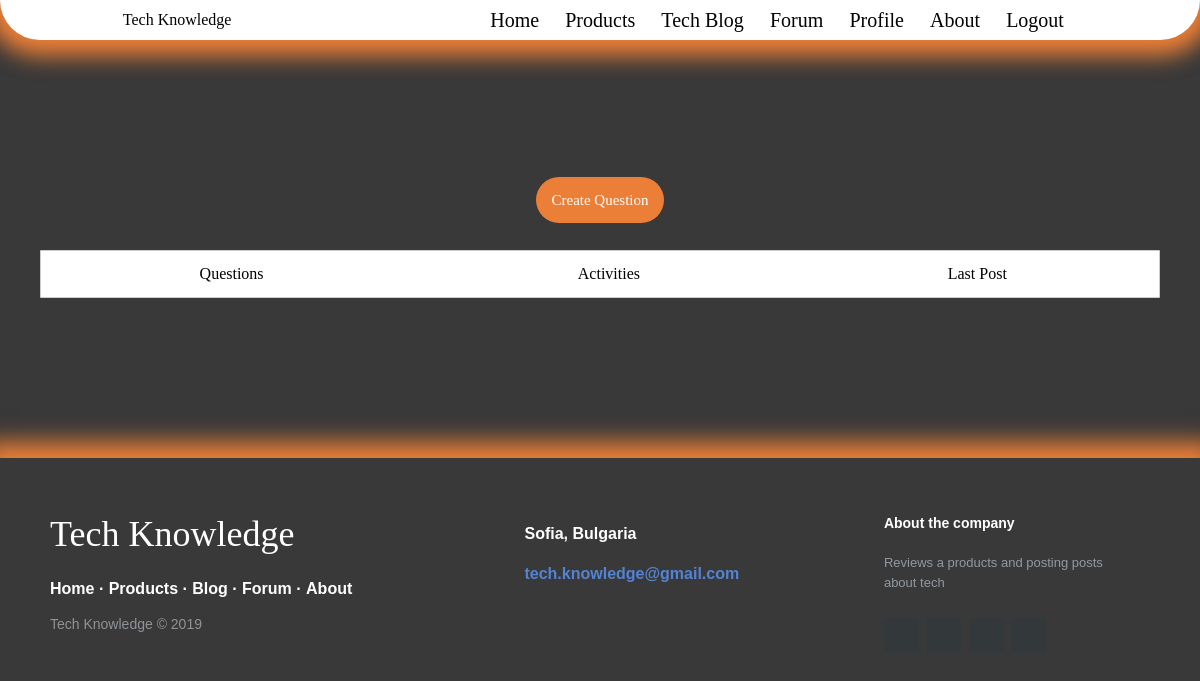
Page /forum/ (signed in) on the earlier database version.
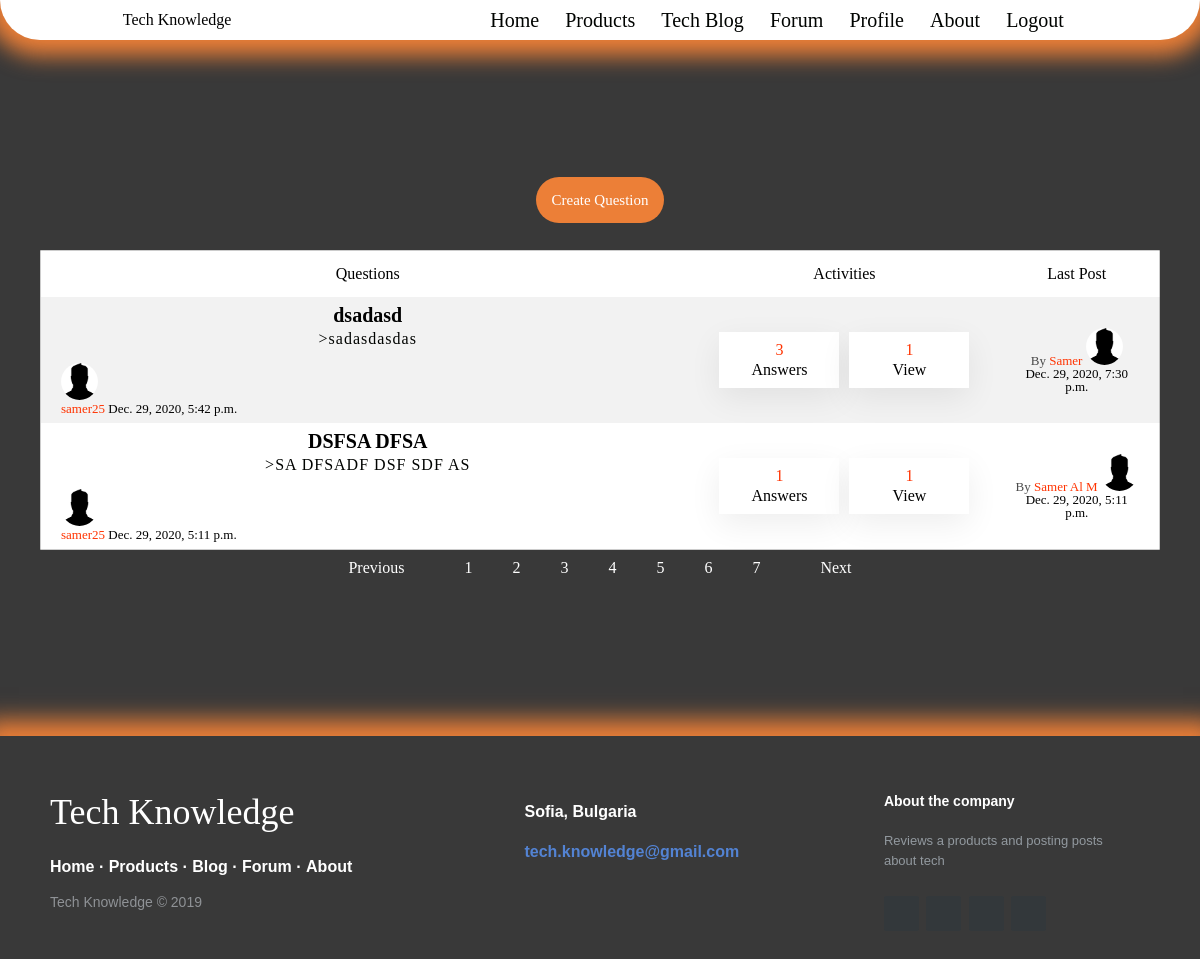
Same page on the later database version.
### forum_app/models.py (models this page shows, shortened)
class Forum(models.Model):
    user = models.ForeignKey(User, on_delete=models.CASCADE)
    title = models.CharField(max_length=100)
    slug = models.SlugField(unique=True)
    desc = models.TextField()
    views_count = models.ManyToManyField(User, related_name='views')
    created_at = models.DateTimeField(auto_now_add=True)

class Comment(models.Model):
    user = models.ForeignKey(User, on_delete=models.CASCADE)
    forum = models.ForeignKey(Forum, on_delete=models.CASCADE)
    desc = models.TextField()
    likes = models.ManyToManyField(User, related_name='like')
    dislikes = models.ManyToManyField(User, related_name='dislike')
    created_at = models.DateTimeField(auto_now_add=True)

### users/models.py (models this page shows)
class ProfileUser(models.Model):
    name = models.CharField(max_length=10, blank=True)
    profile_pic = models.ImageField(upload_to='profile_img', default='default.png', blank=True)
    bio = models.TextField(blank=True, )
    user = models.OneToOneField(User, on_delete=models.CASCADE, related_name='profile')

### forum_app/views.py (the view)
# urls.py: path('', ForumListView.as_view(), name='forum'),
@method_decorator(login_required, name='dispatch')
class ForumListView(ListView):
    model = Forum
    queryset = Forum.objects.order_by('-created_at')
    paginate_by = 2
    template_name = 'forums/forum.html'
    context_object_name = 'forum'

### templates/forums/forum.html (shortened to what this page needs)
{% extends 'common/site.html' %}
{% load static %}
{% block style %}
    <link rel="stylesheet" type="text/css" href="{% static 'css/forum.css' %}">
{% endblock %}
{% block site_content %}
    <div class="content">
        <br>
        <div style="text-align-last: center;">
            <a class="button" href="{% url 'forum-add' %}">Create Question</a>
        </div>
        <br>
        <br>
        <table class="table table-striped table-bordered table-hover table-condensed cols-3 custom_table">
            <thead>
            <tr>
                <th scope="col">Questions</th>
                <th scope="col">Activities</th>
                <th scope="col">Last Post</th>
            </tr>
            </thead>
            <tbody>
            {% for forums in forum %}
                <tr>
                    <td>
                        <a href="{% url 'forum-detail' forums.slug %}">{{ forums.title }}</a>
                        <p class="desc">>{{ forums.desc|safe|truncatewords:5 }}</p>
                        <br>
                        <small style="text-align: left;">
                            <a href="{% url 'profile' forums.user.profile.id %}"><img
                                    class="profile-min-pic" src="{{ forums.user.profile.profile_pic.url }}" alt="">
                            </a>
                            <br>
                            <a href="{% url 'profile' forums.user.profile.id %}">{{ forums.user }}</a>
                            <span class="time_ago">{{ forums.created_at }}</span></small>
                    </td>
                    <td>
                        <ul class="activity_outer">
                            <li><strong>{{ forums.comment_set.count }}</strong><span>Answers</span></li>
                            <li><strong>{{ forums.views_count.count }}</strong><span>View</span></li>
                        </ul>
                    </td>
                    <td>
                        {% if forums.comment_set.all %}
                            <div class="last_activity">By <span
                                    class="user_name">{{ forums.comment_set.last.user.profile.name }}
                                <img class="profile-min-pic" src="{{ forums.user.profile.profile_pic.url }}"
                                     alt=""></span>
                                <br>
                                <span class="time_ago">{{ forums.comment_set.last.created_at }}</span>
                            </div>
                        {% endif %}
                    </td>
                </tr>
            {% endfor %}
            </tbody>
        </table>
        {% include 'forums/pagination.html' %}
    </div>
{% endblock %}

### templates/common/site.html (shortened to what this page needs)
{% load static %}
<!DOCTYPE html>
<html lang="en">
<head>
    {% block style %} {% endblock %}
    <link rel="stylesheet" type="text/css" href="{% static 'css/clear.css' %}">
    <link rel="stylesheet" type="text/css" href="{% static 'css/main.css' %}">
    <link rel="stylesheet" type="text/css" href="{% static 'css/nav-bar.css' %}">
    <link rel="stylesheet" type="text/css" href="{% static 'css/footer.css' %}">
</head>
<body>
{% include 'common/nav-bar.html' %}
{% block site_content %} {% endblock %}
{% include 'common/footer.html' %}
</body>
</html>

### templates/common/nav-bar.html (shortened to what this page needs)
<div class="fixed-navbar">
    <nav class="nav-nav-bar">
        <div class="logo">
            <a href=""><img style="display: none" class="logo-img" src="" alt="logo">Tech Knowledge</a>
        </div>
        <ul class="nav-links">
            <li>
                <a title="Home" href="{% url 'index' %}">Home</a>
            </li>
            <li>
                <a title="Products" href="{% url 'products' %}">Products</a>
            </li>
            <li>
                <a title="News Tech" href="{% url 'blog' %}">Tech Blog</a>
            </li>
            {% if user.is_authenticated %}
                <li>
                    <a title="Forum" href="{% url 'forum' %}">Forum</a>
                </li>
            {% else %}
                <li>
                    <a title="Forum" href="{% url 'login user' %}">Forum</a>
                </li>
            {% endif %}
            {% if user.is_authenticated %}
                <li>
                    <a title="Profile" href="{% url 'profile' user.id %}">Profile</a>
                </li>
            {% endif %}
            <li>
                <a title="About" href="{% url 'about' %}">About</a>
            </li>
            {% if user.is_authenticated %}
                <li>
                    <a title="Log out" href="{% url 'logout user' %}">Logout</a>
                </li>
            {% else %}
                <li>
                    <a title="Log in" href="{% url 'login user' %}">Login</a>
                </li>
            {% endif %}
        </ul>
    </nav>
</div>
<br>

### templates/forums/pagination.html
{% if is_paginated %}
  <nav class="paginate-nav">
    <ul class="pagination" style="display: flex">
      {% if page_obj.has_previous %}
        <li>
          <a href="?page={{ page_obj.previous_page_number }}">
            <span>Previous</span>
          </a>
        </li>
      {% else %}
        <li class="disabled">
          <a href="#">
            <span>Previous</span>
          </a>
        </li>
      {% endif %}
      {% for page in paginator.page_range %}
        <li {% if page == page_obj.number %}class="active"{% endif %}>
          <a href="?page={{ page }}">{{ page }}</a>
        </li>
      {% endfor %}
      {% if page_obj.has_next %}
        <li>
          <a href="?page={{ page_obj.next_page_number }}">
            <span>Next</span>
          </a>
        </li>
      {% else %}
        <li {% if not page_obj.has_next %} class="disabled"{% endif %}>
          <a href="#">
            <span>Next</span>
          </a>
        </li>
      {% endif %}
    </ul>
  </nav>
{% endif %}

### templates/common/footer.html (shortened to what this page needs)
<footer class="footer-distributed">
    <div class="footer-left">
        <h3>Tech Knowledge</h3>
        <p class="footer-links">
            <a href="#">Home</a>
            ·
            <a href="#">Products</a>
            ·
            <a href="#">Blog</a>
             ·
            <a href="#">Forum</a>
            ·
            <a href="#">About</a>
        </p>
        <p class="footer-company-name">Tech Knowledge &copy; 2019</p>
    </div>
    <div class="footer-center">
        <div>
            <p>Sofia, Bulgaria</p>
        </div>
        <div>
            <p><a href="mailto:support@company.com">tech.knowledge@gmail.com</a></p>
        </div>
    </div>
    <div class="footer-right">
        <p class="footer-company-about">
            <span>About the company</span>
            Reviews a products and posting posts about tech
        </p>
        <div class="footer-icons">
            <a href="#"></a>
            <a href="#"></a>
            <a href="#"></a>
            <a href="#"></a>
        </div>
    </div>
</footer>

### static/css/forum.css (style rules this page uses)
.custom_table { width: 100%; padding: 0; max-width: 140vh; margin: 10px auto; border: 1px solid rgba(0, 0, 0, .2); border-collapse: collapse; background-color: white; }
.custom_table thead { color: #fff; background-color: white; }
.custom_table thead th { padding: 15px 20px; }
.custom_table tbody tr { transition: all .5s; }
.custom_table tbody tr:nth-child(odd) { background: rgba(0, 0, 0, .05) }
.custom_table tbody tr:nth-child(even) { background: #fff }
.custom_table tbody td { padding: 8px 20px; text-align: left; vertical-align: middle; }
.custom_table tbody td:first-child { width: 60% }
.custom_table tbody td:nth-child(2) { width: 25% }
.custom_table tbody td:nth-child(3) { width: 15%; text-align: center; }
.custom_table tbody td a { color: #000; font-size: 20px; font-weight: bold; margin-bottom: 6px; display: block; text-decoration: none; text-align: -webkit-center; }
.custom_table tbody td small, .last_activity { color: rgba(0, 0, 0, .7); font-size: 13px; display: block; text-align: center; }
.custom_table tbody td small a, .user_name { color: #ff3300; font-size: 13px; font-weight: normal; display: inline-block; margin-bottom: 0 }
.activity_outer { display: flex; margin: 0; padding: 0; justify-content: center; }
.activity_outer li { list-style: none; display: flex; flex-direction: column; align-items: center; padding: 10px 20px; background: #fff; margin: 5px; width: 50%; color: rgba(0, 0, 0, .5); min-width: 80px; -webkit-box-shadow: 0px 10px 32px 0px rgba(0, 0, 0, 0.07); -moz-box-shadow: 0px 10px 32px 0px rgba(0, 0, 0, 0.07); box-shadow: 0px 10px 32px 0px rgba(0, 0, 0, 0.07); }
.activity_outer li strong { margin-bottom: 4px; color: #ff3300 }
.button { margin-top: 35px; }
.button { width: 10vh; }
.forms h2, h3 { color: white !important; }
.profile-min-pic { border-radius: 50%; width: 37px; }
.desc { color: #000300; word-break: break-word !important; text-align: center; letter-spacing: 1px; }
.paginate-nav { margin: auto; width: fit-content; }
.paginate-nav a, .paginate-nav span { color: white !important; padding: 20px; }

### static/css/clear.css (style rules this page uses)
html, body, div, span, applet, object, iframe, h1, h2, h3, h4, h5, h6, p, blockquote, pre, a, abbr, acronym, address, big, cite, code, del, dfn, em, img, ins, kbd, q, s, samp, small, strike, strong, sub, sup, tt, var, b, u, i, center, dl, dt, dd, ol, ul, li, fieldset, form, label, legend, table, caption, tbody, tfoot, thead, tr, th, td, article, aside, canvas, details, embed, figure, figcaption, footer, header, hgroup, menu, nav, output, ruby, section, summary, time, mark, audio, video { margin: 0; padding: 0; border: 0; color: black; font-size: 100%; font: inherit; text-decoration: none; vertical-align: baseline; }
article, aside, details, figcaption, figure, footer, header, hgroup, menu, nav, section { display: block; }
body { line-height: 1; }
ol, ul { list-style: none; }
table { border-collapse: collapse; border-spacing: 0; }

### static/css/main.css (style rules this page uses)
html { scroll-behavior: smooth; }
body { background-color: #393939; }
.content { margin-top: 20vh; }
.content h1, p { color: white; }
.button { padding: 15px; text-align: center; width: fit-content; width: -moz-fit-content; margin: 24px auto; font-size: 15px; background-color: #ec7f37; border-radius: 50px; color: white; border: none; }

### static/css/nav-bar.css (style rules this page uses)
.fixed-navbar { position: fixed; width: 100%; }
.nav-nav-bar { display: flex; justify-content: space-around; align-items: center; background-color: #ffffff; min-height: 5vh; border-radius: 0 0 40px 40px; box-shadow: 0 0 22px 16px #ec7f37; }
.nav-links { display: flex; justify-content: space-around; width: 50%; }
.nav-links li { list-style: none; cursor: pointer; margin: auto; }
.nav-links a { color: #000300; font-size: 20px; }

Differences in the rows shown:
added Forum: title "dsadasd", desc "sadasdasdas", user.profile.profile_pic (placeholder picture), user "samer25", created_at "Dec. 29, 2020, 5:42 p.m.", comment_set.count "3", views_count.count "1", comment_set.last.user.profile.name "Samer", comment_set.last.created_at "Dec. 29, 2020, 7:30 p.m."
added Forum: title "DSFSA DFSA", desc "SA DFSADF DSF SDF AS", user.profile.profile_pic (placeholder picture), user "samer25", created_at "Dec. 29, 2020, 5:11 p.m.", comment_set.count "1", views_count.count "1", comment_set.last.user.profile.name "Samer Al M", comment_set.last.created_at "Dec. 29, 2020, 5:11 p.m."
Other differences:
text now shown: "Previous Next"
new list line: "1"
new list line: "2"
new list line: "3"
new list line: "4"
new list line: "5"
new list line: "6"
new list line: "7"
